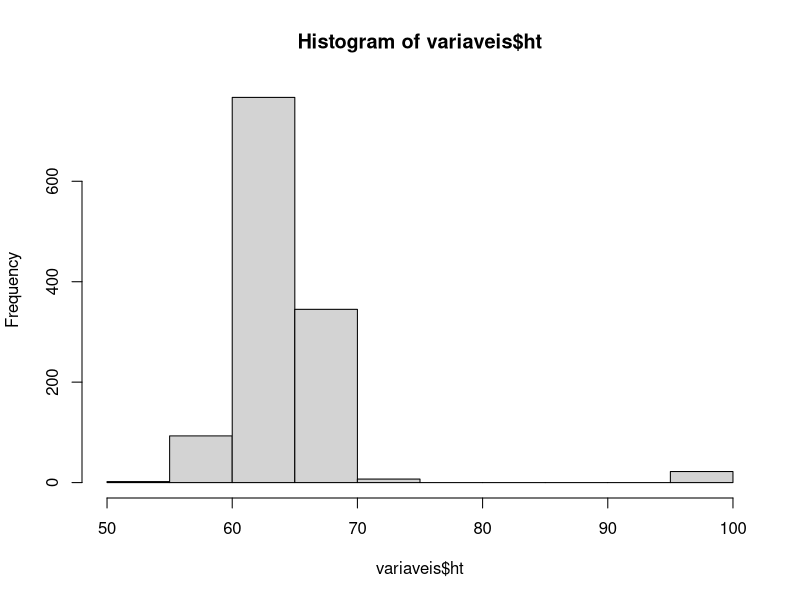
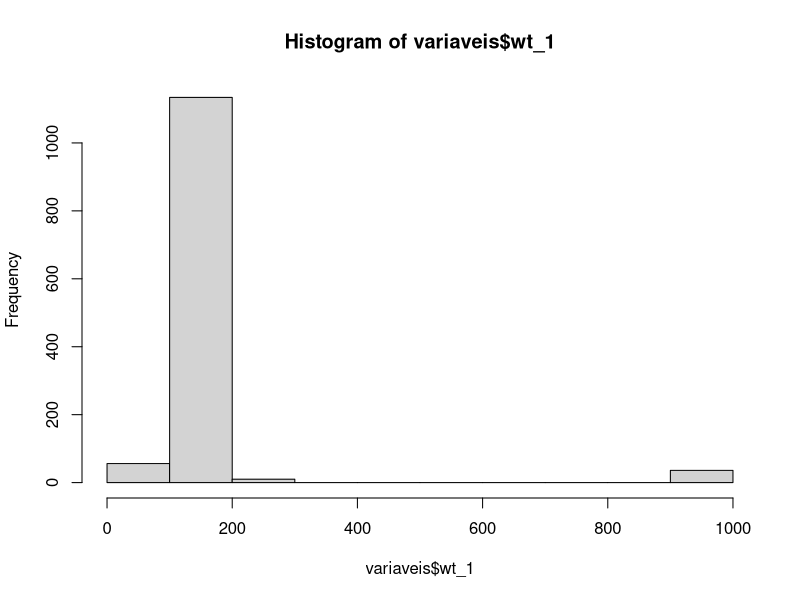

Write the R code that produced these figures, in order.
## ---- chunk 1
knitr::opts_chunk$set(echo = TRUE)
## ---- chunk 2
library(tidyverse)
library(tidyr)
library(dplyr)
library(ggplot2)
library(readxl)
library(magrittr)
library(readr)
library(knitr)
## ---- chunk 3
variaveis <- read_table("vfumo.txt", col_names = TRUE)
## ---- chunk 4
variaveis <- as.data.frame(variaveis)
## ---- chunk 5
head(variaveis)
## ---- chunk 6
variaveis %>% summary()
## ---- chunk 7
table(variaveis$smoke)
## ---- chunk 8
table(variaveis$smoke) #does mother smoke? 0=never, 1= smokes now, 2=until current pregnancy, 3=once did, not now, 9=unknown
hist(variaveis$ht) #99=unknown
hist(variaveis$wt_1) #999=unknown
table(variaveis$parity) # quantas gravidez
table(variaveis$inc) # 98 é unknown
# historico do desfecho de gravidez previas nao disponivel
table(variaveis$sex) # todos os bebes sao do sexo masculino
## ---- chunk 9

## ---- chunk 10

## ---- chunk 11

## ---- chunk 12

